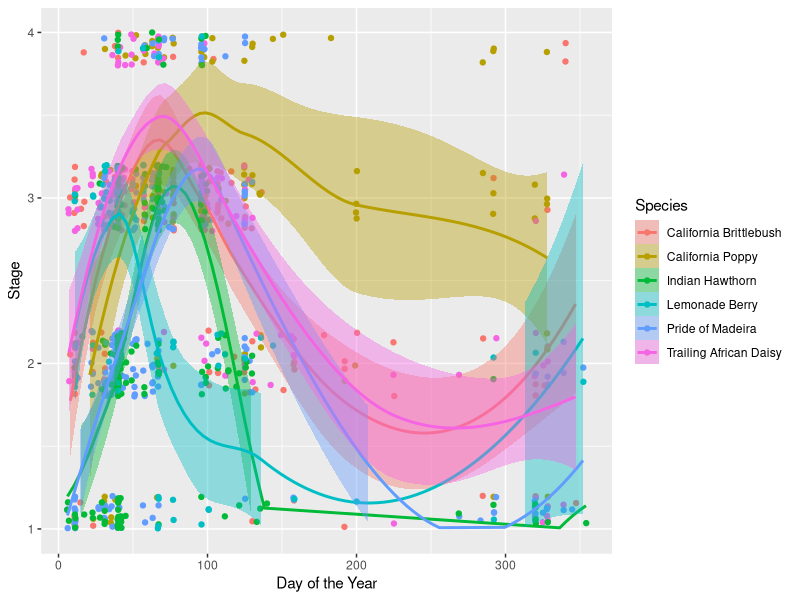
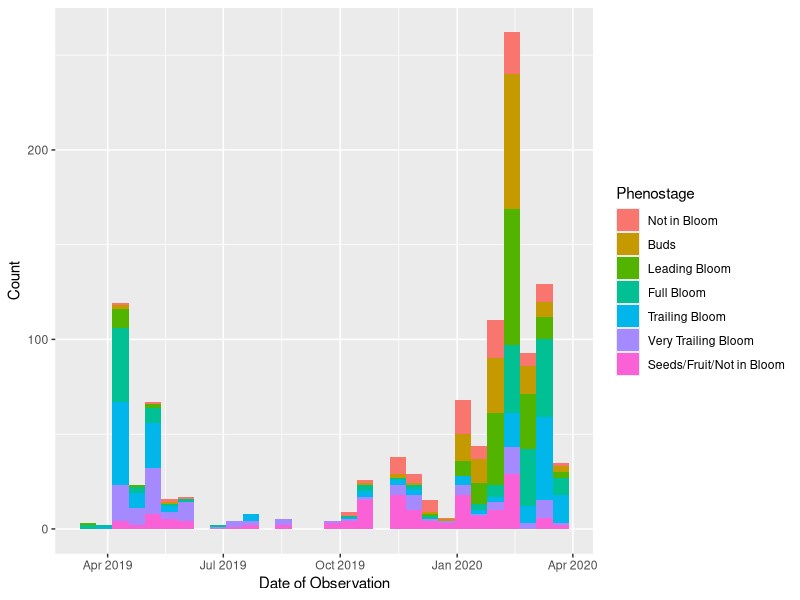
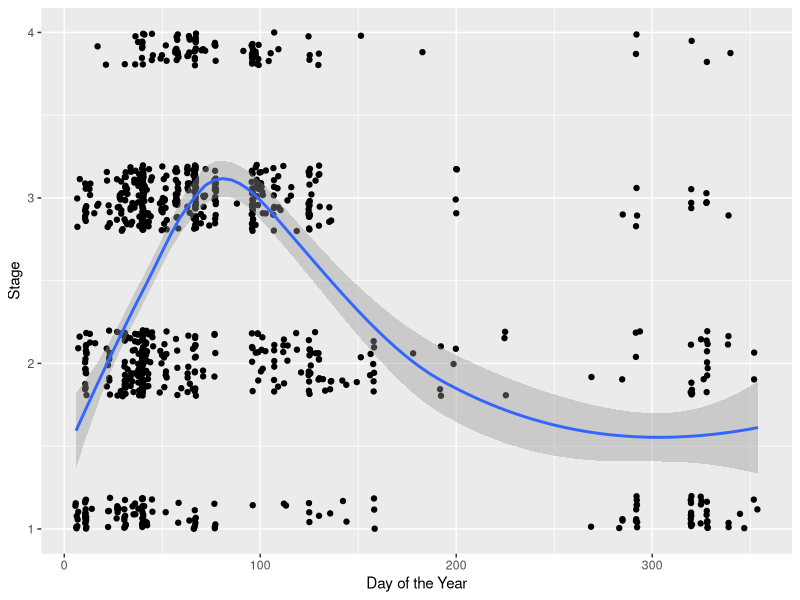
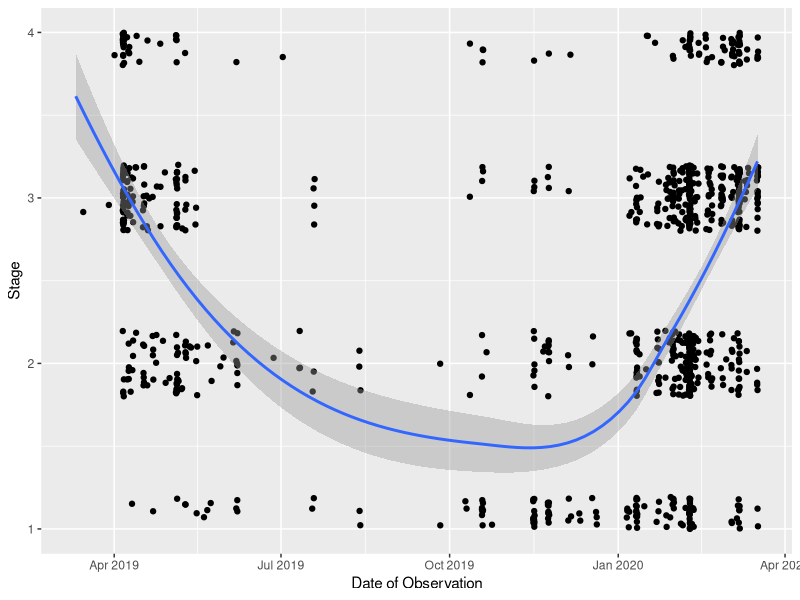
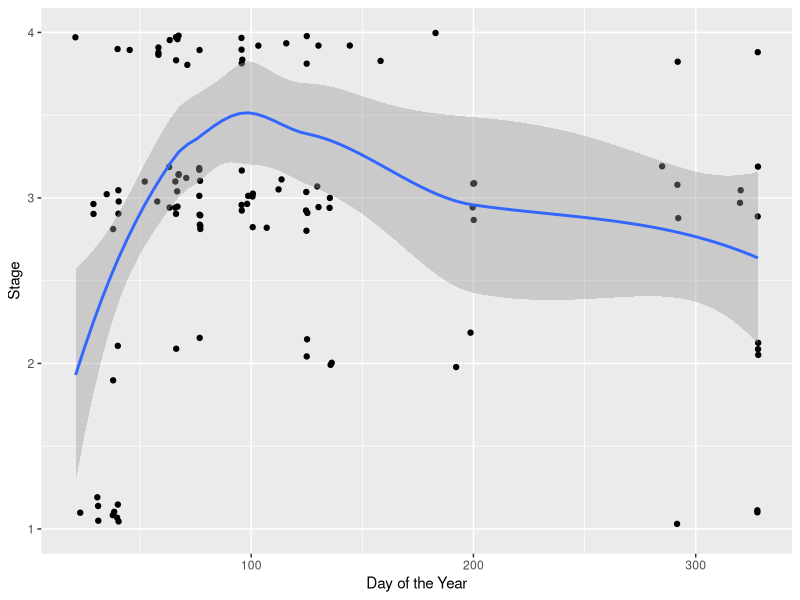

Reproduce these figures in R, in order.
library(circular)
library(knitr)
library(ggplot2)
library(lubridate)
library(dplyr)
library(zoo)

Phenostages<-read.csv("Species with Phenostage.csv")
Phenostages$day<-as.Date(Phenostages$Date, "%m/%d/%y")
Phenostages$doy<- yday(Phenostages$day)
Phenostages$doy.a <- (Phenostages$doy*360)/365

Phenostages$parabola<- Phenostages$Phenostage
Phenostages$parabola<-as.character(Phenostages$parabola)
Phenostages$parabola[Phenostages$parabola=="7"] <- "1"
Phenostages$parabola[Phenostages$parabola=="6"]<-"2"
Phenostages$parabola[Phenostages$parabola=="5"]<-"3"
Phenostages$parabola<- as.numeric(Phenostages$parabola)


Phenostages_plot <- ggplot(Phenostages, aes(x=doy, y=parabola, color=Species, fill=Species)) +
  geom_jitter(height = .2) +
  geom_smooth(method="loess")
Phenostages_plot +
  xlab("Day of the Year") +
  ylab("Stage")+
  ylim(1,4)


Phenostages$Phenostage <- as.factor(Phenostages$Phenostage)
hist1_pheno<-ggplot(data=Phenostages, aes(x=day, fill=Phenostage)) +
  geom_histogram(position = "stack")
hist1_pheno+
  ylab("Count")+
  xlab("Date of Observation") +
  scale_fill_discrete(name="Phenostage",
                      breaks=c("1", "2", "3","4","5","6","7"),
                      labels=c("Not in Bloom", "Buds", 
                               "Leading Bloom", "Full Bloom",
                               "Trailing Bloom", "Very Trailing Bloom", "Seeds/Fruit/Not in Bloom"))
#day should be calculating for the date. Then why is all my observations showing in late march? we know the observations were strongest at the beginning of the project 
# unless is it true for focal speices, did the observations of focal go way up at the end of the project? Yes look at iNat.R and Circular Observations.R


all_plot <- ggplot(Phenostages, aes(x=doy, y=parabola)) +
  geom_jitter(height = .2) +
  geom_smooth(method="loess")
all_plot +
  xlab("Day of the Year") +
  ylab("Stage") +ylim(1,4)
#woah now this is an interesting graph. Does the interpretation shift if view date of observation?
all_plot_day <- ggplot(Phenostages, aes(x=day, y=parabola)) +
  geom_jitter(height = .2) +
  geom_smooth(method="loess")
all_plot_day +
  xlab("Date of Observation") +
  ylab("Stage") +ylim(1,4)
# yes it does, shows summer is really hard time to get observations
## clearly areas of the graph that have a lot more observations (dots)





#Poppy is weird, Let's look at it.
Poppy<-Phenostages%>%filter(Species=="California Poppy")
poppy_plot<-ggplot(Poppy, aes(x=doy, y=parabola))+
  geom_jitter(height = .2) +
  geom_smooth(method="loess")
poppy_plot +
  xlab("Day of the Year") +
  ylab("Stage") +ylim(1,4)
